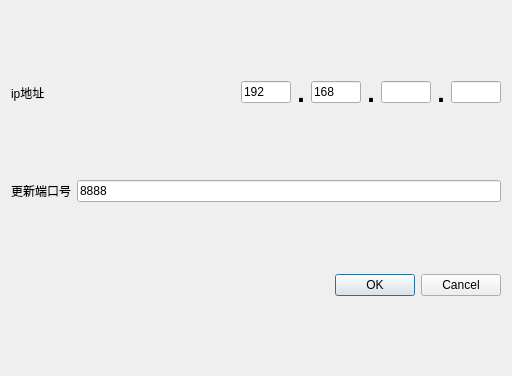
<?xml version="1.0" encoding="UTF-8"?>
<ui version="4.0">
 <class>DLogDataChange</class>
 <widget class="QDialog" name="DLogDataChange">
  <property name="geometry">
   <rect>
    <x>0</x>
    <y>0</y>
    <width>512</width>
    <height>376</height>
   </rect>
  </property>
  <property name="windowTitle">
   <string>Dialog</string>
  </property>
  <layout class="QGridLayout" name="gridLayout">
   <item row="0" column="0">
    <layout class="QHBoxLayout" name="horizontalLayout_2">
     <item>
      <widget class="QLabel" name="label">
       <property name="text">
        <string>ip地址</string>
       </property>
      </widget>
     </item>
     <item>
      <layout class="QHBoxLayout" name="horizontalLayout">
       <item>
        <widget class="QLineEdit" name="liEdIpOne">
         <property name="maximumSize">
          <size>
           <width>50</width>
           <height>16777215</height>
          </size>
         </property>
         <property name="text">
          <string>192</string>
         </property>
        </widget>
       </item>
       <item>
        <widget class="QLabel" name="label_3">
         <property name="sizePolicy">
          <sizepolicy hsizetype="Fixed" vsizetype="Fixed">
           <horstretch>0</horstretch>
           <verstretch>0</verstretch>
          </sizepolicy>
         </property>
         <property name="font">
          <font>
           <pointsize>20</pointsize>
           <weight>75</weight>
           <bold>true</bold>
          </font>
         </property>
         <property name="text">
          <string>.</string>
         </property>
         <property name="alignment">
          <set>Qt::AlignCenter</set>
         </property>
        </widget>
       </item>
       <item>
        <widget class="QLineEdit" name="liEdIpTwo">
         <property name="maximumSize">
          <size>
           <width>50</width>
           <height>16777215</height>
          </size>
         </property>
         <property name="text">
          <string>168</string>
         </property>
        </widget>
       </item>
       <item>
        <widget class="QLabel" name="label_4">
         <property name="sizePolicy">
          <sizepolicy hsizetype="Fixed" vsizetype="Fixed">
           <horstretch>0</horstretch>
           <verstretch>0</verstretch>
          </sizepolicy>
         </property>
         <property name="font">
          <font>
           <pointsize>20</pointsize>
           <weight>75</weight>
           <bold>true</bold>
          </font>
         </property>
         <property name="text">
          <string>.</string>
         </property>
         <property name="alignment">
          <set>Qt::AlignCenter</set>
         </property>
        </widget>
       </item>
       <item>
        <widget class="QLineEdit" name="liEdIpThree">
         <property name="maximumSize">
          <size>
           <width>50</width>
           <height>16777215</height>
          </size>
         </property>
        </widget>
       </item>
       <item>
        <widget class="QLabel" name="label_5">
         <property name="sizePolicy">
          <sizepolicy hsizetype="Fixed" vsizetype="Fixed">
           <horstretch>0</horstretch>
           <verstretch>0</verstretch>
          </sizepolicy>
         </property>
         <property name="font">
          <font>
           <pointsize>20</pointsize>
           <weight>75</weight>
           <bold>true</bold>
          </font>
         </property>
         <property name="text">
          <string>.</string>
         </property>
         <property name="alignment">
          <set>Qt::AlignCenter</set>
         </property>
        </widget>
       </item>
       <item>
        <widget class="QLineEdit" name="liEdIpFour">
         <property name="maximumSize">
          <size>
           <width>50</width>
           <height>16777215</height>
          </size>
         </property>
        </widget>
       </item>
      </layout>
     </item>
    </layout>
   </item>
   <item row="1" column="0">
    <layout class="QHBoxLayout" name="horizontalLayout_4">
     <item>
      <widget class="QLabel" name="label_6">
       <property name="text">
        <string>更新端口号</string>
       </property>
      </widget>
     </item>
     <item>
      <widget class="QLineEdit" name="liEdUpdatePort">
       <property name="text">
        <string>8888</string>
       </property>
      </widget>
     </item>
    </layout>
   </item>
   <item row="2" column="0">
    <widget class="QDialogButtonBox" name="buttonBox">
     <property name="orientation">
      <enum>Qt::Horizontal</enum>
     </property>
     <property name="standardButtons">
      <set>QDialogButtonBox::Cancel|QDialogButtonBox::Ok</set>
     </property>
    </widget>
   </item>
  </layout>
 </widget>
 <resources/>
 <connections>
  <connection>
   <sender>buttonBox</sender>
   <signal>accepted()</signal>
   <receiver>DLogDataChange</receiver>
   <slot>accept()</slot>
   <hints>
    <hint type="sourcelabel">
     <x>248</x>
     <y>254</y>
    </hint>
    <hint type="destinationlabel">
     <x>157</x>
     <y>274</y>
    </hint>
   </hints>
  </connection>
  <connection>
   <sender>buttonBox</sender>
   <signal>rejected()</signal>
   <receiver>DLogDataChange</receiver>
   <slot>reject()</slot>
   <hints>
    <hint type="sourcelabel">
     <x>316</x>
     <y>260</y>
    </hint>
    <hint type="destinationlabel">
     <x>286</x>
     <y>274</y>
    </hint>
   </hints>
  </connection>
 </connections>
</ui>
